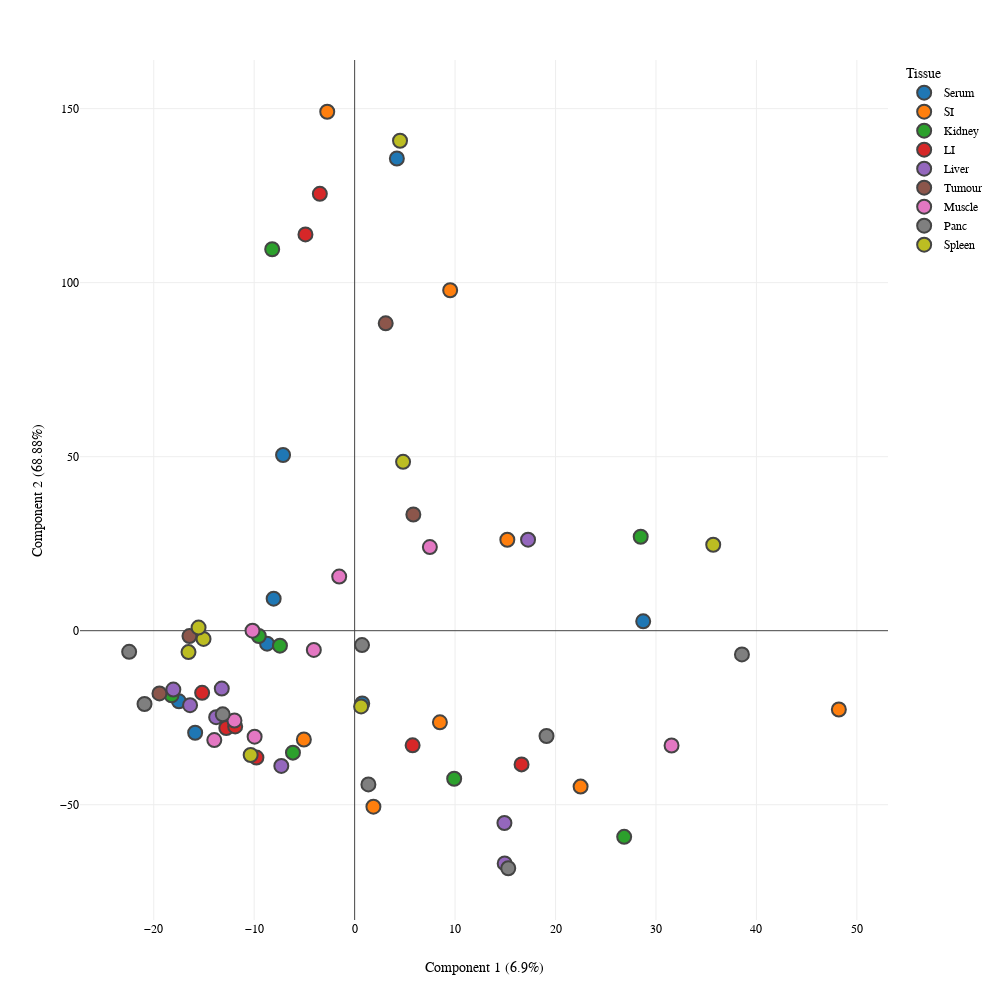

Notebook source saved alongside this figure:
### Code cell
fig = px.scatter(finalDf, 
                 x = finalDf.columns[0], 
                 y = finalDf.columns[1],
                 color = 'Tissue',
                 template = 'none',)
fig = fig.update_layout(autosize = False,
                        height = 1000,
                        width = 1000,
                        font_family="Arial",
                        font_color="black",
                        font_size=12)
fig.update_traces(mode='markers', 
                  marker_line_width=2, 
                  marker_size=14)
#fig.write_image('Figures/PLSDA_withPBQC.pdf')
fig.show()

### Figure 1 — Plotly figure (JSON) as saved in the notebook; plotly's stock layout.template omitted (floating-point values rounded to 4 significant figures)
{"data": [{"hovertemplate": "Tissue=Serum<br>Component 1 (6.9%)=%{x}<br>Component 2 (68.88%)=%{y}<extra></extra>", "legendgroup": "Serum", "marker": {"color": "#1F77B4", "line": {"width": 2}, "size": 14, "symbol": "circle"}, "mode": "markers", "name": "Serum", "orientation": "v", "showlegend": true, "type": "scatter", "x": [0.7563, -17.49, -8.718, 4.204, -7.128, 28.73, -8.063, -15.88], "xaxis": "x", "y": [-20.88, -20.3, -3.734, 135.7, 50.48, 2.701, 9.204, -29.32], "yaxis": "y"}, {"hovertemplate": "Tissue=SI<br>Component 1 (6.9%)=%{x}<br>Component 2 (68.88%)=%{y}<extra></extra>", "legendgroup": "SI", "marker": {"color": "#FF7F0E", "line": {"width": 2}, "size": 14, "symbol": "circle"}, "mode": "markers", "name": "SI", "orientation": "v", "showlegend": true, "type": "scatter", "x": [-5.055, 48.21, 8.489, 22.5, 9.51, 15.2, 1.869, -2.729], "xaxis": "x", "y": [-31.26, -22.64, -26.33, -44.8, 97.82, 26.14, -50.56, 149.1], "yaxis": "y"}, {"hovertemplate": "Tissue=Kidney<br>Component 1 (6.9%)=%{x}<br>Component 2 (68.88%)=%{y}<extra></extra>", "legendgroup": "Kidney", "marker": {"color": "#2CA02C", "line": {"width": 2}, "size": 14, "symbol": "circle"}, "mode": "markers", "name": "Kidney", "orientation": "v", "showlegend": true, "type": "scatter", "x": [26.84, -9.542, 9.91, 28.48, -18.23, -7.436, -6.141, -8.208], "xaxis": "x", "y": [-59.24, -1.523, -42.55, 27.0, -18.56, -4.305, -35.03, 109.6], "yaxis": "y"}, {"hovertemplate": "Tissue=LI<br>Component 1 (6.9%)=%{x}<br>Component 2 (68.88%)=%{y}<extra></extra>", "legendgroup": "LI", "marker": {"color": "#D62728", "line": {"width": 2}, "size": 14, "symbol": "circle"}, "mode": "markers", "name": "LI", "orientation": "v", "showlegend": true, "type": "scatter", "x": [5.77, 16.62, -15.19, -9.779, -3.465, -12.78, -11.9, -4.898], "xaxis": "x", "y": [-32.94, -38.41, -17.85, -36.45, 125.5, -27.95, -27.51, 113.9], "yaxis": "y"}, {"hovertemplate": "Tissue=Liver<br>Component 1 (6.9%)=%{x}<br>Component 2 (68.88%)=%{y}<extra></extra>", "legendgroup": "Liver", "marker": {"color": "#9467BD", "line": {"width": 2}, "size": 14, "symbol": "circle"}, "mode": "markers", "name": "Liver", "orientation": "v", "showlegend": true, "type": "scatter", "x": [14.94, -13.23, 14.91, -16.39, -13.79, -7.3, 17.26, -18.05], "xaxis": "x", "y": [-66.86, -16.64, -55.25, -21.4, -24.84, -38.85, 26.15, -16.91], "yaxis": "y"}, {"hovertemplate": "Tissue=Tumour<br>Component 1 (6.9%)=%{x}<br>Component 2 (68.88%)=%{y}<extra></extra>", "legendgroup": "Tumour", "marker": {"color": "#8C564B", "line": {"width": 2}, "size": 14, "symbol": "circle"}, "mode": "markers", "name": "Tumour", "orientation": "v", "showlegend": true, "type": "scatter", "x": [3.092, 5.844, -16.45, -19.43], "xaxis": "x", "y": [88.32, 33.39, -1.537, -18.03], "yaxis": "y"}, {"hovertemplate": "Tissue=Muscle<br>Component 1 (6.9%)=%{x}<br>Component 2 (68.88%)=%{y}<extra></extra>", "legendgroup": "Muscle", "marker": {"color": "#E377C2", "line": {"width": 2}, "size": 14, "symbol": "circle"}, "mode": "markers", "name": "Muscle", "orientation": "v", "showlegend": true, "type": "scatter", "x": [31.55, -11.97, 7.489, -1.537, -4.064, -13.97, -10.17, -9.958], "xaxis": "x", "y": [-33.0, -25.8, 24.03, 15.54, -5.521, -31.44, 0.006392, -30.45], "yaxis": "y"}, {"hovertemplate": "Tissue=Panc<br>Component 1 (6.9%)=%{x}<br>Component 2 (68.88%)=%{y}<extra></extra>", "legendgroup": "Panc", "marker": {"color": "#7F7F7F", "line": {"width": 2}, "size": 14, "symbol": "circle"}, "mode": "markers", "name": "Panc", "orientation": "v", "showlegend": true, "type": "scatter", "x": [15.29, 0.7344, -22.45, 38.56, 1.369, -13.13, -20.92, 19.1], "xaxis": "x", "y": [-68.26, -4.138, -6.064, -6.826, -44.16, -24.04, -21.07, -30.25], "yaxis": "y"}, {"hovertemplate": "Tissue=Spleen<br>Component 1 (6.9%)=%{x}<br>Component 2 (68.88%)=%{y}<extra></extra>", "legendgroup": "Spleen", "marker": {"color": "#BCBD22", "line": {"width": 2}, "size": 14, "symbol": "circle"}, "mode": "markers", "name": "Spleen", "orientation": "v", "showlegend": true, "type": "scatter", "x": [35.7, -15.05, 4.822, -15.54, -10.35, 0.6418, 4.518, -16.54], "xaxis": "x", "y": [24.69, -2.371, 48.53, 0.8999, -35.71, -21.75, 140.8, -6.155], "yaxis": "y"}], "layout": {"autosize": false, "font": {"color": "black", "family": "Arial", "size": 12}, "height": 1000, "legend": {"title": {"text": "Tissue"}, "tracegroupgap": 0}, "margin": {"t": 60}, "width": 1000, "xaxis": {"anchor": "y", "domain": [0, 1], "title": {"text": "Component 1 (6.9%)"}}, "yaxis": {"anchor": "x", "domain": [0, 1], "title": {"text": "Component 2 (68.88%)"}}}}
